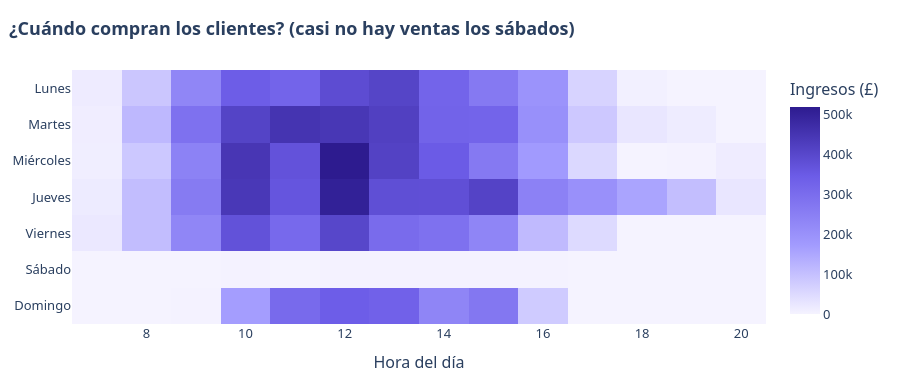

The notebook cell this image was saved under:
### Code cell
# Patrón de ventas por día de la semana y hora
dias = ["Lunes", "Martes", "Miércoles", "Jueves", "Viernes", "Sábado", "Domingo"]
limpio["DiaNum"] = limpio["InvoiceDate"].dt.dayofweek
limpio["Hora"] = limpio["InvoiceDate"].dt.hour
dia_hora = limpio.groupby(["DiaNum", "Hora"])["Ingreso"].sum().reset_index()
pivote = dia_hora.pivot(index="DiaNum", columns="Hora", values="Ingreso").reindex(range(7)).fillna(0)
pivote.index = dias

fig = px.imshow(pivote, aspect="auto", color_continuous_scale=["#F5F3FF", "#A29BFE", "#6C5CE7", "#2D1B8F"],
                labels=dict(x="Hora del día", y="", color="Ingresos (£)"))
estilo(fig, "¿Cuándo compran los clientes? (casi no hay ventas los sábados)", 380).show()

### Figure 1 — Plotly figure (JSON) as saved in the notebook; plotly's stock layout.template omitted (floating-point values rounded to 4 significant figures)
{"data": [{"coloraxis": "coloraxis", "hovertemplate": "Hora del día: %{x}<br>y: %{y}<br>Ingresos (£): %{z}<extra></extra>", "name": "0", "type": "heatmap", "x": [7, 8, 9, 10, 11, 12, 13, 14, 15, 16, 17, 18, 19, 20], "xaxis": "x", "y": ["Lunes", "Martes", "Miércoles", "Jueves", "Viernes", "Sábado", "Domingo"], "yaxis": "y", "z": [[15090.0, 88080.0, 229600.0, 342100.0, 324300.0, 387700.0, 408200.0, 324800.0, 265600.0, 196000.0, 63470.0, 6561.0, 0.0, 0.0], [11440.0, 115200.0, 288400.0, 410400.0, 452000.0, 444800.0, 420700.0, 327100.0, 324000.0, 203500.0, 83720.0, 25260.0, 14550.0, 645.9], [10110.0, 84880.0, 242100.0, 445400.0, 371100.0, 518600.0, 414600.0, 347300.0, 266200.0, 176300.0, 53310.0, 0.0, 2893.0, 13030.0], [15920.0, 107000.0, 261500.0, 440600.0, 363600.0, 503700.0, 380700.0, 379400.0, 410900.0, 243300.0, 201700.0, 155500.0, 103400.0, 24880.0], [20770.0, 105700.0, 231200.0, 372300.0, 311100.0, 402700.0, 305600.0, 287000.0, 234300.0, 111100.0, 49500.0, 75.5, 373.0, 19.19], [0.0, 0.0, 0.0, 1060.0, 230.2, 2080.0, 2407.0, 1062.0, 1528.0, 1151.0, 0.0, 0.0, 0.0, 0.0], [0.0, 0.0, 2845.0, 168100.0, 306200.0, 341700.0, 331200.0, 234300.0, 272200.0, 78610.0, 0.0, 0.0, 0.0, 0.0]]}], "layout": {"coloraxis": {"autocolorscale": false, "colorbar": {"title": {"text": "Ingresos (£)"}}, "colorscale": [[0.0, "#F5F3FF"], [0.3333, "#A29BFE"], [0.6667, "#6C5CE7"], [1.0, "#2D1B8F"]]}, "font": {"family": "Segoe UI, Arial", "size": 13}, "height": 380, "legend": {"title": {"text": ""}}, "margin": {"b": 40, "l": 40, "r": 20, "t": 70}, "title": {"text": "<b>¿Cuándo compran los clientes? (casi no hay ventas los sábados)</b>", "x": 0.01}, "xaxis": {"anchor": "y", "domain": [0.0, 1.0], "title": {"text": "Hora del día"}}, "yaxis": {"anchor": "x", "autorange": "reversed", "domain": [0.0, 1.0]}}}
